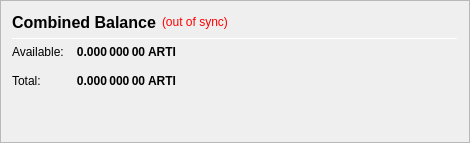
                   <widget class="QFrame" name="frame_CombinedBalances">
                    <property name="minimumSize">
                     <size>
                      <width>470</width>
                      <height>0</height>
                     </size>
                    </property>
                    <property name="frameShape">
                     <enum>QFrame::StyledPanel</enum>
                    </property>
                    <property name="frameShadow">
                     <enum>QFrame::Raised</enum>
                    </property>
                    <layout class="QVBoxLayout" name="verticalLayout_5">
                     <item>
                      <layout class="QHBoxLayout" name="horizontalLayout_5" stretch="0,0,0">
                       <item>
                        <widget class="QLabel" name="label_5z">
                         <property name="minimumSize">
                          <size>
                           <width>0</width>
                           <height>20</height>
                          </size>
                         </property>
                         <property name="font">
                          <font>
                           <pointsize>12</pointsize>
                           <weight>75</weight>
                           <bold>true</bold>
                          </font>
                         </property>
                         <property name="toolTip">
                          <string>Combined Balance (including unconfirmed and immature coins)</string>
                         </property>
                         <property name="text">
                          <string>Combined Balance</string>
                         </property>
                        </widget>
                       </item>
                       <item>
                        <widget class="QLabel" name="labelWalletStatus">
                         <property name="cursor">
                          <cursorShape>WhatsThisCursor</cursorShape>
                         </property>
                         <property name="toolTip">
                          <string>The displayed information may be out of date. Your wallet automatically synchronizes with the articash network after a connection is established, but this process has not completed yet.</string>
                         </property>
                         <property name="styleSheet">
                          <string notr="true">QLabel { color: red; }</string>
                         </property>
                         <property name="text">
                          <string notr="true">(out of sync)</string>
                         </property>
                         <property name="alignment">
                          <set>Qt::AlignLeading|Qt::AlignLeft|Qt::AlignVCenter</set>
                         </property>
                        </widget>
                       </item>
                       <item>
                        <spacer name="horizontalSpacer_1">
                         <property name="orientation">
                          <enum>Qt::Horizontal</enum>
                         </property>
                         <property name="sizeHint" stdset="0">
                          <size>
                           <width>40</width>
                           <height>20</height>
                          </size>
                         </property>
                        </spacer>
                       </item>
                      </layout>
                     </item>
                     <item>
                      <widget class="Line" name="line_CombinedBalance">
                       <property name="minimumSize">
                        <size>
                         <width>0</width>
                         <height>1</height>
                        </size>
                       </property>
                       <property name="maximumSize">
                        <size>
                         <width>16777215</width>
                         <height>1</height>
                        </size>
                       </property>
                       <property name="orientation">
                        <enum>Qt::Horizontal</enum>
                       </property>
                      </widget>
                     </item>
                     <item>
                      <layout class="QGridLayout" name="gridLayout_3">
                       <property name="spacing">
                        <number>12</number>
                       </property>
                       <item row="1" column="0">
                        <widget class="QLabel" name="labelBalanceTextz">
                         <property name="text">
                          <string>Available:</string>
                         </property>
                        </widget>
                       </item>
                       <item row="1" column="1">
                        <widget class="QLabel" name="labelBalancez">
                         <property name="font">
                          <font>
                           <weight>75</weight>
                           <bold>true</bold>
                          </font>
                         </property>
                         <property name="cursor">
                          <cursorShape>IBeamCursor</cursorShape>
                         </property>
                         <property name="toolTip">
                          <string>Your current spendable balance</string>
                         </property>
                         <property name="text">
                          <string notr="true">0.000 000 00 ARTI</string>
                         </property>
                         <property name="alignment">
                          <set>Qt::AlignRight|Qt::AlignTrailing|Qt::AlignVCenter</set>
                         </property>
                         <property name="textInteractionFlags">
                          <set>Qt::LinksAccessibleByMouse|Qt::TextSelectableByKeyboard|Qt::TextSelectableByMouse</set>
                         </property>
                        </widget>
                       </item>
                       <item row="2" column="0">
                        <widget class="QLabel" name="labelTotalTextz">
                         <property name="text">
                          <string>Total:</string>
                         </property>
                        </widget>
                       </item>
                       <item row="2" column="1">
                        <widget class="QLabel" name="labelTotalz">
                         <property name="font">
                          <font>
                           <weight>75</weight>
                           <bold>true</bold>
                          </font>
                         </property>
                         <property name="cursor">
                          <cursorShape>IBeamCursor</cursorShape>
                         </property>
                         <property name="toolTip">
                          <string>Total Balance, including all unavailable coins.</string>
                         </property>
                         <property name="text">
                          <string notr="true">0.000 000 00 ARTI</string>
                         </property>
                         <property name="alignment">
                          <set>Qt::AlignRight|Qt::AlignTrailing|Qt::AlignVCenter</set>
                         </property>
                         <property name="textInteractionFlags">
                          <set>Qt::LinksAccessibleByMouse|Qt::TextSelectableByKeyboard|Qt::TextSelectableByMouse</set>
                         </property>
                        </widget>
                       </item>
                       <item row="2" column="3">
                        <spacer name="horizontalSpacer_2">
                         <property name="orientation">
                          <enum>Qt::Horizontal</enum>
                         </property>
                         <property name="sizeHint" stdset="0">
                          <size>
                           <width>40</width>
                           <height>20</height>
                          </size>
                         </property>
                        </spacer>
                       </item>
                      </layout>
                     </item>
                     <item>
                      <spacer name="verticalSpacer_1">
                       <property name="orientation">
                        <enum>Qt::Vertical</enum>
                       </property>
                       <property name="sizeHint" stdset="0">
                        <size>
                         <width>20</width>
                         <height>40</height>
                        </size>
                       </property>
                      </spacer>
                     </item>
                    </layout>
                   </widget>
